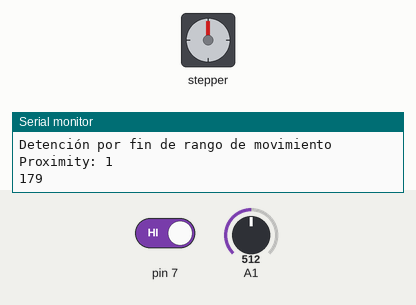
A sketch run on a simulated Arduino Uno, built with avr-gcc and run on an emulated ATmega328P. Parts: stepper motor, the last lines printed to the serial monitor. Inputs (shaded band) come from the test bench; at power-on: A1 = 512, pin 7 HIGH. Stepper angles assume 2048 steps per turn.

Above: at 1.2 s.
1.3 s: A1 set to 482
At 2.2 s:
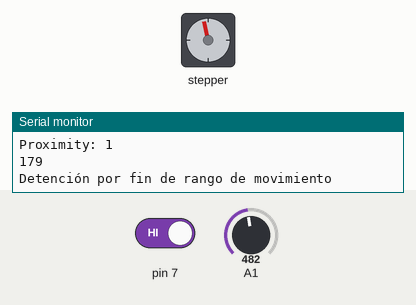
At 3.8 s:
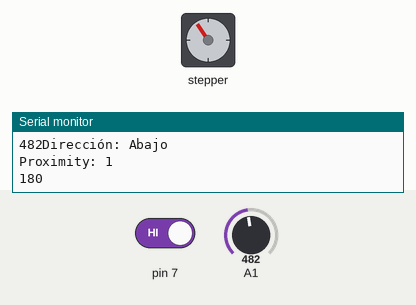
4.3 s: A1 set to 510
At 6.5 s:
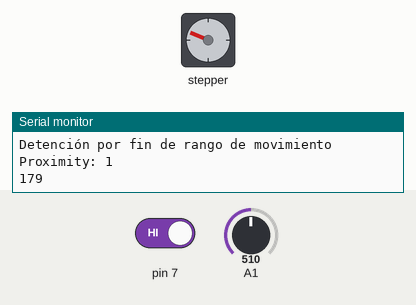
7.3 s: A1 set to 490
At 9.7 s:
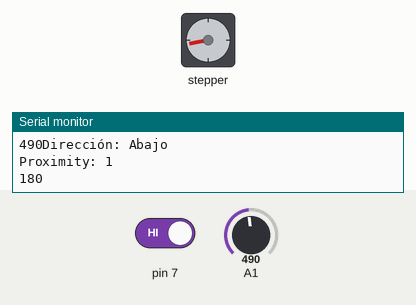
16.3 s: pin 7 driven LOW
19.3 s: A1 set to 610
22.3 s: A1 set to 306
Timing chart, 0 to 30.7 s (numbered marks = the images above; inputs shaded):
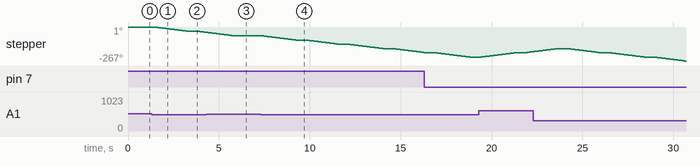

Measured:
- the behaviour switches between 500 and 499 on A1 (found by bisection; images 0 and 1)
- after the input at 1.3 s, stepper: turns 34° counter-clockwise in 1.8 s, then 7° counter-clockwise in 0.33 s
- after the input at 4.3 s, stepper: goes on until 5.8 s, then stays -68°
- after the input at 7.3 s, stepper: turns 34° counter-clockwise in 1.8 s, repeating every 2.4 s

The sketch:

group7.ino
```cpp
#include <Stepper.h>
#include <Wire.h>
#include <ArduinoJson.h>

int stepsPerRevolution = 2048; // Steps to make a revolution
Stepper myStepper(stepsPerRevolution, 8,10,9,11); // 8,10,9,11 are the pins where the stepper is allocated

int steps = 192;
// Stepper Motor speed
int motSpeed = 3;

const byte I2C_SLAVE_ADDR = 0x07;

const char ASK_FOR_LENGTH = 'L';
const char ASK_FOR_DATA = 'D';
int yValue;
int interruptorValue;
char request = ' ';
char requestIndex = 0;
String message;

void setup() {
    Serial.begin(115200);
    myStepper.setSpeed(motSpeed);
    Wire.begin(I2C_SLAVE_ADDR);
    Wire.onRequest(requestEvent);
    Wire.onReceive(receiveEvent);
}

void receiveEvent(int bytes)
{
  while (Wire.available())
  {
   request = (char)Wire.read();
  }
}

void requestEvent()
{
  if(request == ASK_FOR_LENGTH)
  {
    Wire.write(message.length());
    Serial.println(request);
    Serial.println(message.length());
    char requestIndex = 0;
  }
  if(request == ASK_FOR_DATA)
  {
    if(requestIndex < (message.length() / 32))
    {
      Wire.write(message.c_str() + requestIndex * 32, 32);
      requestIndex ++;
      Serial.println(requestIndex);
    }
    else
    {
      Wire.write(message.c_str() + requestIndex * 32, (message.length() % 32));
      requestIndex = 0;
    }
  }
}

void loop() {
    // deberia conectar el joystick a A0 y A1
    //Reset the message to Master
    message="";
    runStepperByProximity();
    delay(500);
}

void runStepperByProximity()
{
    // Define the Json Structure
    StaticJsonDocument<136> doc;
    StaticJsonDocument<52> actuator1;
    StaticJsonDocument<52> sensor1;
    StaticJsonDocument<52> sensor2;
    JsonArray arrActuators = doc.createNestedArray("actuators");
    JsonArray arrSensors = doc.createNestedArray("sensors");


    yValue = analogRead(A1);
    interruptorValue = digitalRead(7);
    int outputValue = 0;
    if (interruptorValue == 0){
      if (yValue > 600) {
        stepper_fwd();
        actuator1["current_value"]=1;
        Serial.println("Dirección: Arriba");
      }
    } else {
      //parpadeo(0.5);
      actuator1["current_value"]=0;
      Serial.println("Detención por fin de rango de movimiento");
    }
    if (yValue < 500) {
        stepper_back();
        actuator1["current_value"]=-1;

        Serial.print(yValue);
        Serial.println("Dirección: Abajo");
    }

    Serial.print("Proximity: ");
    Serial.println(interruptorValue);

    // Fill the json according to the group interoperability standard
    actuator1["type"]="stepper";
    sensor1["type"]="fotosensor";
    sensor1["current_value"]=interruptorValue;
    sensor2["type"]="joystick";
    sensor2["current_value"] = yValue;
    arrActuators.add(actuator1);
    arrSensors.add(sensor1);
    arrSensors.add(sensor2);

    doc["controller_name"]="Arduino-nano-7";

    // Convert Json to String
    serializeJson(doc, message);

    Serial.println(message.length());
}

void stepper_fwd() {
  myStepper.step(steps);
}

void stepper_back() {
  myStepper.step(-steps);
}
```
